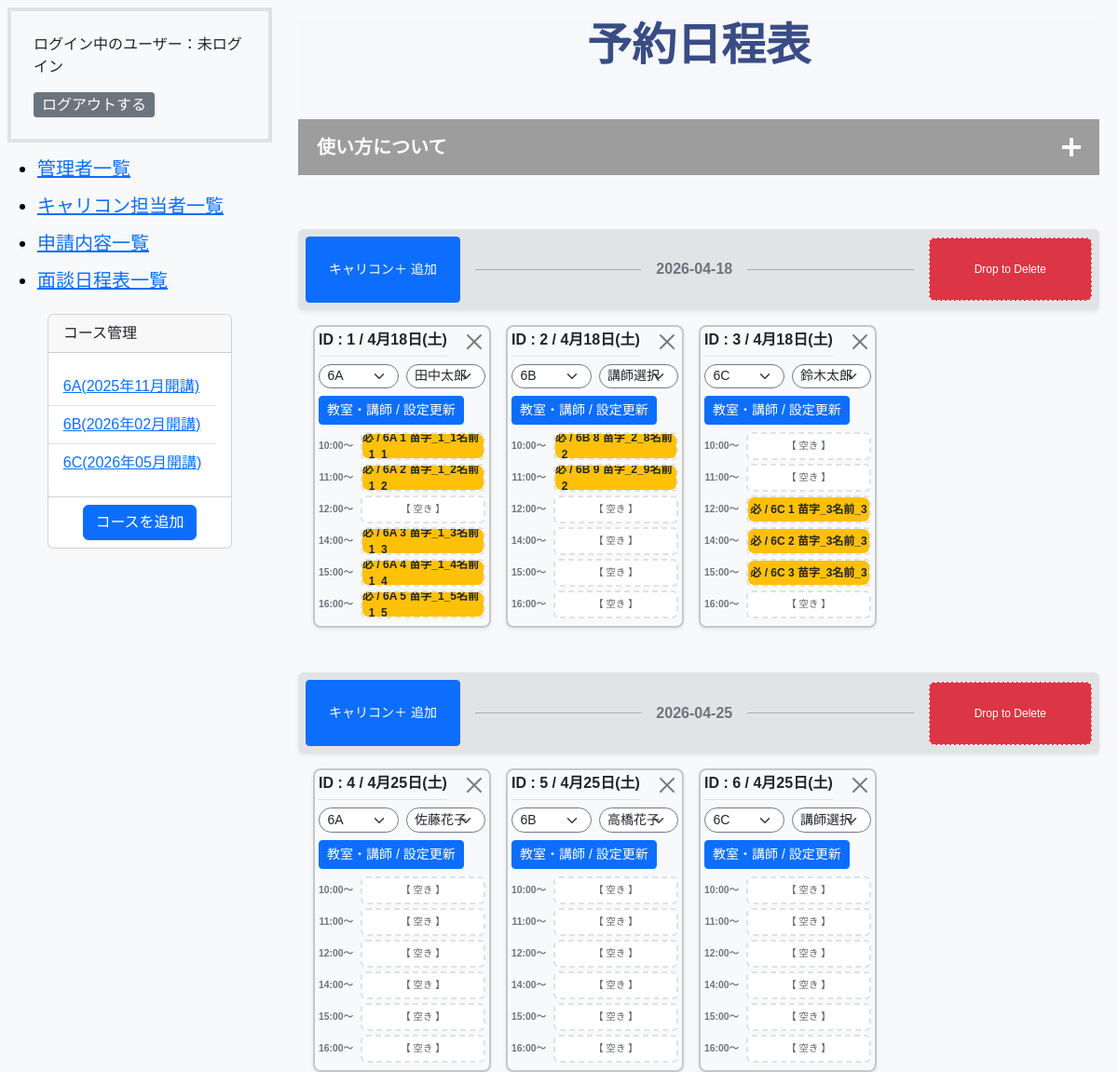
Page /admin/schedule.php on the earlier database version.
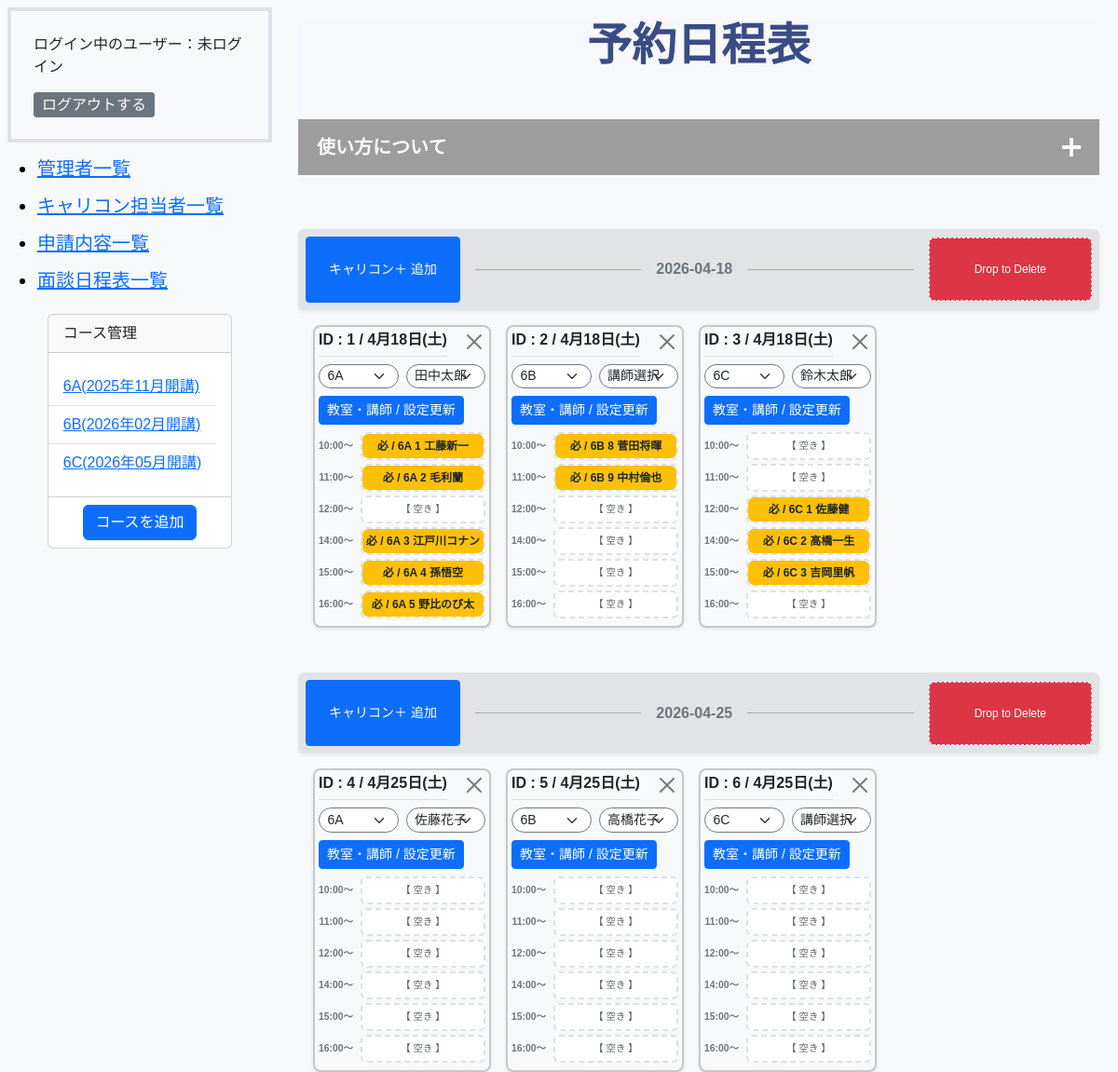
Same page on the later database version.
### tables this page shows
CREATE TABLE `carcon_lines` (
  `id` int(11) NOT NULL,
  `classroom_id` int(11) DEFAULT NULL,
  `carcon_staff_id` int(11) DEFAULT NULL,
  `date` date NOT NULL,
  `created_at` datetime NOT NULL DEFAULT current_timestamp(),
  `updated_at` datetime NOT NULL DEFAULT current_timestamp() ON UPDATE current_timestamp()
);

CREATE TABLE `m_classrooms` (
  `id` int(11) NOT NULL,
  `name` varchar(255) NOT NULL,
  `created_at` datetime NOT NULL DEFAULT current_timestamp(),
  `updated_at` datetime NOT NULL DEFAULT current_timestamp() ON UPDATE current_timestamp()
);

CREATE TABLE `m_students` (
  `id` int(11) NOT NULL,
  `student_no` int(11) NOT NULL,
  `last_name` varchar(255) NOT NULL,
  `first_name` varchar(255) NOT NULL,
  `login_id` varchar(255) NOT NULL,
  `password` varchar(255) NOT NULL,
  `course_id` int(11) NOT NULL,
  `enrollment_id` int(11) NOT NULL,
  `is_deleted` tinyint(1) NOT NULL DEFAULT 0,
  `created_at` datetime NOT NULL DEFAULT current_timestamp(),
  `updated_at` datetime NOT NULL DEFAULT current_timestamp() ON UPDATE current_timestamp()
);

### admin/schedule.php (the view, shortened to what the changed rows need)
<?php
$db = db_connect();
$sql_student =
  'SELECT
    lin.id AS line_id,
    lin.date AS line_date,
    lin.classroom_id,      -- 教室プルダウン用
    lin.carcon_staff_id,   -- 講師プルダウン用
    -- rm(枠の教室)がNULLでも、rm2(コース経由)があれば表示
    rm2.name AS classroom_name,
    res.id AS reservation_id,
    std.student_no,
    std.last_name,
    std.first_name,
    det.slot_index,
    is_plus_carcon
FROM
    carcon_lines AS lin
LEFT JOIN
    m_classrooms AS rm ON lin.classroom_id = rm.id
LEFT JOIN
    carcon_reservations AS res ON lin.id = res.carcon_line_id
LEFT JOIN
    carcon_reservation_details AS det ON res.carcon_reservation_detail_id = det.id
LEFT JOIN
    m_students AS std ON det.student_id = std.id
LEFT JOIN
    m_courses AS cou ON std.course_id = cou.id
LEFT JOIN
    m_classrooms AS rm2 ON cou.classroom_id = rm2.id
ORDER BY
    lin.date ASC,
    lin.id ASC';
$stmt_student = $db->prepare($sql_student);
$stmt_student->execute();
$students = $stmt_student->fetchAll(PDO::FETCH_ASSOC);
$sql_classrooms = 'SELECT * FROM m_classrooms';
$stmt_classrooms = $db->prepare($sql_classrooms);
$stmt_classrooms->execute();
$m_classrooms = $stmt_classrooms->fetchAll(PDO::FETCH_ASSOC);
$sql_staffs = 'SELECT * FROM m_carcon_staffs';
$stmt_staffs = $db->prepare($sql_staffs);
$stmt_staffs->execute();
$m_carcon_staffs = $stmt_staffs->fetchAll(PDO::FETCH_ASSOC);
function day($datetime, $type)
{
  $week = ["日", "月", "火", "水", "木", "金", "土"];
  $timestamp = strtotime($datetime);
  return date('n月d日', $timestamp) . '(' . $week[date('w', $timestamp)] . ')';
}
?>
<!DOCTYPE html>
<html lang="ja">
<head>
  <link href="https://cdn.jsdelivr.net/npm/bootstrap@5.3.3/dist/css/bootstrap.min.css" rel="stylesheet"
>
  <link rel="stylesheet" href="../css/style.css">
</head>
<body class="bg-light admin-wrapper">
  <main class="container-fluid admin-main-wrapper">
    <header class=" mb-5">
      <h1 class="display-5 fw-bold text-center">予約日程表</h1>
    </header>
    <?php
    $prev_date = null;
    ?>
    <?php
    $grouped_students = [];
    foreach ($students as $s) {
      $grouped_students[$s['line_id']][] = $s;
    }
    ?>
    <?php foreach ($grouped_students as $line_id => $tasks_in_line): ?>
      <?php
      $student = $tasks_in_line[0];
      $current_classroom_id = $student['classroom_id'];
      $current_staff_id     = $student['carcon_staff_id'];
      $current_date = $student['line_date'];
      ?>
      <?php
      if ($prev_date !== $current_date):
        if ($prev_date !== null) echo '</div>';
      ?>
        <div class="col-12 mt-5 mb-3">
          <div class="d-flex align-items-center gap-3 bg-secondary-subtle p-2 rounded shadow-sm">
            <button type="button" class="open-line-btn btn btn-primary btn-sm text-nowrap py-4 px-4">キャリコン＋ 追加</button>
            <div class="flex-grow-1 d-flex align-items-center">
              <div class="border-top border-secondary opacity-50 flex-grow-1"></div>
              <span class="mx-3 fw-bold text-secondary text-nowrap" style="font-size: 1.0rem;">
                <?= htmlspecialchars($current_date) ?>
              </span>
              <div class="border-top border-secondary opacity-50 flex-grow-1"></div>
            </div>
            <div class="delete-area bg-danger text-white rounded text-nowrap py-4 px-5"
              style="font-size: 0.75rem; cursor: pointer; border: 1px dashed white;">
              Drop to Delete
            </div>
          </div>
        </div>
        <div class="row row-cols-1 row-cols-md-4 g-3 w-100 px-3">
        <?php endif; ?>
        <div class="col">
          <div class="status-column border border-2 border-secondary-subtle rounded-3 p-1 bg-light shadow-sm <?= $bg_color_class ?>">
            <div class="d-flex justify-content-between align-items-start mb-0">
              <h2 class="h6 fw-bold text-center border-bottom pb-2 mb-2">
                <?= 'ID : ' . htmlspecialchars($line_id . ' / ' . day($current_date, 7)) ?>
              </h2>
              <button class="btn-close delete-status-btn"
                data-id="<?php echo $student['line_id']; ?>"
                style="font-size: 1.0rem;"></button>
            </div>
            <form action="schedule_class_staff_update_do.php" class="mb-2" method="POST">
              <div class="row g-2 mb-2">
                <div class="col-6">
                  <select name="classroom_id" class="form-select form-select-sm small">
                    <?php foreach ($m_classrooms as $class):
                      $selected = ($class['id'] == $current_classroom_id) ? 'selected' : '';
                    ?>
                      <option value="<?php echo $class['id']; ?>" <?php echo $selected; ?>>
                        <?php echo $class['name']; ?>
                      </option>
                    <?php endforeach; ?>
                  </select>
                </div>
                <div class="col-6">
                  <select name="staff_id" class="form-select form-select-sm small">
                    <option value="">講師選択</option>
                    <?php foreach ($m_carcon_staffs as $staff):
                      $selected_staff = ($staff['id'] == $current_staff_id) ? 'selected' : '';
                    ?>
                      <option value="<?php echo $staff['id']; ?>" <?php echo $selected_staff; ?>>
                        <?php echo $staff['last_name'] . $staff['first_name']; ?>
                      </option>
                    <?php endforeach; ?>
                  </select>
                </div>
              </div>
              <div class="text-center mt-2">
                <button type="submit" class="btn btn-primary btn-sm">教室・講師 / 設定更新</button>
              </div>
            </form>
            <div class="task-slots">
              <?php
              $hours = ['10:00～', '11:00～', '12:00～', '14:00～', '15:00～', '16:00～'];
              for ($i = 0; $i < 6; $i++):
                $task = null;
                foreach ($tasks_in_line as $t) {
                  if (isset($t['slot_index']) && (int)$t['slot_index'] === $i) {
                    $task = $t;
                    break;
                  }
                }
              ?>
                <div class="d-flex align-items-center mb-1">
                  <small class="text-secondary fw-bold pe-2" style="width: 45px; text-align: right; font-size: 0.65rem;">
                    <?= $hours[$i] ?>
                  </small>
                  <div class="drop-zone border border-dashed rounded flex-grow-1 d-flex align-items-center justify-content-center"
                    style="height: 30px; background: #fff; border-color: #ddd; overflow: hidden;"
                    data-status-id="<?= htmlspecialchars($line_id) ?>"
                    data-slot-index="<?= $i ?>">
                    <?php if ($task): ?>
                      <div class="card
                  <?php if ($task['is_plus_carcon'] === 0): echo 'bg-warning';
                      else: echo 'bg-info';
                      endif; ?> w-100 h-100 task-item border-0 shadow-none d-flex align-items-center justify-content-center"
                        id="task-<?= htmlspecialchars($task['reservation_id']) ?>"
                        data-task-id="<?= htmlspecialchars($task['reservation_id']) ?>"
                        draggable="true"
                        style="cursor: move; font-size: 0.75rem; font-weight: bold;">
                        <?php if ($task['is_plus_carcon'] === 0): echo '必 / ';
                        else: echo '＋ / ';
                        endif; ?>
                        <?= htmlspecialchars($task['classroom_name'] . ' ' . $task['student_no'] . ' ' . $task['last_name'] . $task['first_name']); ?>
                      </div>
                    <?php else: ?>
                      <span class="text-muted small" style="font-size: 0.65rem;">【 空き 】</span>
                    <?php endif; ?>
                  </div>
                </div>
              <?php endfor; ?>
            </div>
          </div>
        </div>
      <?php
      $prev_date = $current_date;
    endforeach; ?>
  </main>
</body>
</html>

Differences in the rows shown:
changed through a linked row, carcon_lines: classroom.first_name "6A 1 苗字_1_1名前_1_1" → "6A 1 工藤新一"; classroom.first_name "6A 2 苗字_1_2名前_1_2" → "6A 2 毛利蘭"; classroom.first_name "6A 3 苗字_1_3名前_1_3" → "6A 3 江戸川コナン"; classroom.first_name "6A 4 苗字_1_4名前_1_4" → "6A 4 孫悟空"; classroom.first_name "6A 5 苗字_1_5名前_1_5" → "6A 5 野比のび太"
changed through a linked row, carcon_lines: classroom.first_name "6B 8 苗字_2_8名前_2" → "6B 8 菅田将暉"; classroom.first_name "6B 9 苗字_2_9名前_2" → "6B 9 中村倫也"
changed through a linked row, carcon_lines: classroom.first_name "6C 1 苗字_3名前_3" → "6C 1 佐藤健"; classroom.first_name "6C 2 苗字_3名前_3" → "6C 2 高橋一生"; classroom.first_name "6C 3 苗字_3名前_3" → "6C 3 吉岡里帆"
